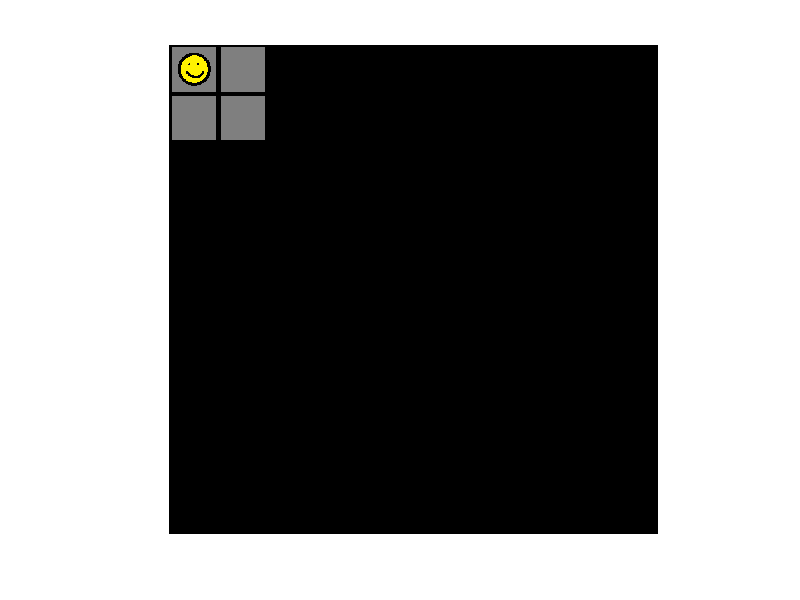

Write the MATLAB code that produced this figure. (Note: this script raises an error after producing the figure.)
GameMaster = 1;
while GameMaster == 1;
close all;
clear all;
load Adventure   % Loads the board (World - 10x10 cell array) along with a number of different image, shown below.
warning('off','all'); % turns off all warning messages
% Definitions

SOUND = 0;

% Type definitions
PLAYERT = 1;
DOORT = 2;
SUPERMONSTERT = 3;
MONSTERT = 4;
HEALTHBOOSTT = 5;
SWORDT = 6;
SHIELDT = 7;
BOOTT = 8;

IMG = {Player, Door, Monster, Monster, Health, Sword, Shield, Boots};
% Column Definitions

TYPE = 1;
X_COL = 2;
Y_COL = 3;
ATTACK_COL = 4;
ATTACK_BOOST_COL = 5;
DEFENSE_COL = 6;
DEFENSE_BOOST_COL = 7;
HEALTH_COL = 8;
SPEED_COL = 9;
SPEED_BOOST_COL = 10;

% Init
EL = zeros(33,10); %Preallocating space for the Entity List
EL(1,:) = [1 1 1 10 0 10 0 10 10 0]; %Begin player spawn (10 attack, health, Speed, Defense is default Placeholder)
rng('shuffle'); %Seeds the random function based on current time
EL(2,:) = [2 randi([7 8]) randi([7 8]) 0 0 0 0 100000 0 0]; %Randomly spawns door location
EL(3,:) = [3 EL(2,X_COL)-1 EL(2,Y_COL)-1 EL(1,4) 0 EL(1,6) 0 EL(1,8) EL(1,9) 0]; %Randomly spawns monster location within a 3 coordinate radius of the door. Also indexes into the players health, speed and defense stats to create a metroid-esque evil player (see Ryan for more details) 
for r = 4:1:33
    for c = 1:1:10
        rng('shuffle'); %randomly seeds entity generation based on current time
        if c == 1
            EL(r,c) = randi([4 8]); %Assigns random entity values
            if EL(r,c) == MONSTERT
                EL(r,MONSTERT) = randi([5 10]);
                EL(r,8) = randi([5 10]);
                EL(r,DEFENSE_COL) = randi([5 10]);
                EL(r,SPEED_COL) = randi([5 10]);
            elseif EL(r,c) == HEALTHBOOSTT
                EL(r,8) = randi([5 10]);
            elseif EL(r,c) == SWORDT
                EL(r,ATTACK_BOOST_COL) = randi([5 10]);
            elseif EL(r,c) == SHIELDT
                EL(r,DEFENSE_BOOST_COL) = randi([5 10]);
            elseif EL(r,c) == BOOTT
                EL(r,SPEED_BOOST_COL) = randi([5 10]);
            end
        elseif c == 2
            EL(r,c) = randi([2 10]);
        elseif c == 3
            EL(r,c) = randi([1 10]);
        end
        
    end
end
if SOUND == 1
    [y Fs] = audioread('Theme.mp3'); % Reads file � must be in current directory
    Theme = audioplayer(.3*y,Fs);  
    % Saves as song using sampling rate, Fs
    [y Fs] = audioread('Sword.mp3');
    Sword = audioplayer(.1*y,Fs);
    [y Fs] = audioread('Shield.wav');
    Shield = audioplayer(.1*y,Fs);
    [y Fs] = audioread('Health.wav');
    Health = audioplayer(.5*y,Fs);
end
%The use of shuffled x y coordinates leads to some repitition in entity
%location. This is resolved by the random generation. While an entity will
%oscillate between two x y coordinates in each new instance of a game, it
%has an 80% chance of being a different type of entity (i.e. a health
%potion at coordinate (3,4) may be a monster the next match, or something
%else at coordinate (4,3).
World{EL(1,X_COL),EL(1,Y_COL)} = Player; %indexes into World location for player based on x y coordinates given in the Entity List. Assigns Cell values to the values in the Player image (Test)
for r = 4:1:33
        while World{EL(r,2), EL(r,3)} ~= Blank %Checks to make sure the initial spawn point is blank, and creates new spawn point if it isn't
            EL(r,X_COL) = randi([2 10]);
            EL(r,Y_COL) = randi([1 10]);
        end
        World{EL(r,X_COL), EL(r,Y_COL)} = IMG{EL(r,TYPE)}; %Checks entity location on entity list, then indexes into the image master matrix for the entities image
end
World{EL(2,X_COL), EL(2,Y_COL)} = Door;

% Start Play
Health = 1;
Game = 1;
if SOUND == 1
    play(Theme)   % Plays the song
end
while Game == 1 && Health == 1
   clc;
   disp 'Health: ';disp(EL(PLAYERT,HEALTH_COL));disp ' Attack: ';disp(EL(PLAYERT,ATTACK_COL));disp ' Defense: ';disp(EL(PLAYERT,DEFENSE_COL));disp ' Speed: ';disp(EL(PLAYERT,SPEED_COL));
   if EL(PLAYERT,HEALTH_COL) == 0
       Game = 0;
   elseif (EL(PLAYERT,X_COL) == EL(DOORT,X_COL)) && (EL(PLAYERT,Y_COL) == EL(DOORT,Y_COL)) && EL(SUPERMONSTERT,HEALTH_COL) == 0
       Game = 0;
   end
   World{EL(1,X_COL),EL(1,Y_COL)} = Player; %indexes into World location for player based on x y coordinates given in the Entity List. Assigns Cell values to the values in the Player image (Test)
playerx = EL(1, X_COL);
playery = EL(1, Y_COL);
for x = 1:10
    for y = 1:10
        if (x > playerx + 1 || x < playerx - 1 || y > playery + 1 || y < playery -1)
            World{x,y} = Blank-255;
        else
            matchingEntries = EL(:,X_COL) == x & EL(:,Y_COL) == y;
            if sum(matchingEntries) == 0
                World{x,y} = Blank;
            else
                entityInCell = find(matchingEntries == 1);
                etype = EL(entityInCell,TYPE);
                World{x,y} = IMG{etype};
            end
        end
    end
end
imshow([World{1,:};World{2,:};World{3,:};World{4,:};World{5,:};World{6,:};World{7,:};World{8,:};World{9,:};World{10,:}]); %displays updated board with Player entity displayed in assigned location
    

for r = 1:1:size(EL)
    for row = 2:1:size(EL)
        if EL(PLAYERT,X_COL) == EL(row,X_COL) && EL(PLAYERT,Y_COL) == EL(row,Y_COL)
            %Insert Combat Block Here
            while EL(row,TYPE) == MONSTERT || EL(row,TYPE) == SUPERMONSTERT
                choice = menu('You have stumbled upon a monster! What do you do?','Attack','Defend','Run');
                clc;
                chance = randi([1 10]);
                if choice == 1 && chance > 4 %60 percent chance of dealing a good hit
                    damagedealt = floor((EL(PLAYERT,ATTACK_COL)/randi([1 10])));
                    EL(row,HEALTH_COL) = EL(row,HEALTH_COL) - damagedealt;
                    fprintf('You landed a great hit against the monster and did %0.2f damage! Monster health: %0.2f\n',damagedealt,EL(row,HEALTH_COL));
                elseif choice == 1 && chance < 4 %20 percent chance of a glancing shot
                    damagedealt = floor((EL(PLAYERT,ATTACK_COL)/chance));
                    EL(row,HEALTH_COL) = EL(row,HEALTH_COL) - damagedealt;
                    fprintf('You stumbled as you swung and did %0.2f damage! Monster health: %0.2f\n',damagedealt,EL(row,HEALTH_COL));
                elseif choice == 1 && chance < 2 %20 percent chance of missing entirely
                    damagedealt = 0;
                    fprintf('What an amatuer! You missed and did %0.2f damage! Monster health: %0.2f\n',damagedealt,EL(row,HEALTH_COL));
                elseif choice == 2 && chance > 4
                    damagetaken = floor((EL(PLAYERT,DEFENSE_COL)/randi([1 10])));
                    EL(row,DEFENSE_COL) = EL(row,DEFENSE_COL) - damagetaken;
                    fprintf('You planted your shield firmly and protected yourself against a brutal blow! Your shield lost %0.2f durability\n',damagedealt,EL(row,DEFENSE_COL));
                elseif choice == 2 && chance < 4
                    damagetaken = floor((EL(PLAYERT,DEFENSE_COL)/chance));
                    EL(row,DEFENSE_COL) = EL(row,DEFENSE_COL) - damagetaken;
                    fprintf('You raise your shield but just barely block the blow. You get the wind knocked out of you and you lose %0.2f Defense.\n',damagetaken);
               elseif choice == 2 && chance < 2
                    damagetaken = floor(EL(PLAYERT,DEFENSE_COL)/chance);
                    EL(row,DEFENSE_COL) = EL(row,DEFENSE_COL) - damagetaken;
                    EL(row,Health_COL) = EL(row,HEALTH_COL)- .75*damagetaken;
                    fprintf('You planted your shield but failed to cover your left shoulder. Your left shoulder is now gone, as is your shield. Defense lost: %0.2f. Health lost: %0.2f\n',damagetaken,.5*damagetaken);
               elseif choice == 3 || EL(PLAYERT,SPEED_COL) > 0
                   EL(PLAYERT,SPEED_COL) = EL(PLAYERT,SPEED_COL) - 10;
                   EL(PLAYERT,X_COL) = EL(PLAYERT,X_COL)+1;
                   if EL(PLAYERT,SPEED_COL) < 0
                      EL(PLAYERT,HEALTH_COL) = EL(PLAYERT,HEALTH_COL) - 2;
                   end
                   break;
                end
               monsterc = randi([0 10]);
               if monsterc > 4 && choice ~= 2 && choice ~= 3
                   damagedealt = (randi([1 10])/10)*EL(row,ATTACK_COL);
                   EL(PLAYERT,DEFENSE_COL) = EL(PLAYERT,DEFENSE_COL) - damagedealt;
                   fprintf('Monster grabs your shield at your shield and removes %i defense\n',damagedealt);
                   if EL(PLAYERT,DEFENSE_COL) == 0
                   EL(PLAYERT,HEALTH_COL) = EL(PLAYERT,HEALTH_COL) - damagedealt;
                   fprintf('The monster grabs your battered shield and stabs over it. He decreases your health by %i\n',damagedealt);
                   end
               elseif monsterc < 4 && choice ~= 2 && choice ~=3
                   damagedealt = (randi([1 10])/10)*EL(row,ATTACK_COL);
                   EL(PLAYERT,HEALTH_COL) = EL(PLAYERT,HEALTH_COL) - damagedealt;
                   fprintf('He stabs at your face and deals %i damage. Why do you heroes never wear helmets?\n',damagedealt);
               elseif monsterc < 2 && choice ~= 2 && choice ~= 3
                   damagedealt = (randi([1 6])/10)*EL(row,ATTACK_COL);
                   EL(PLAYERT,HEALTH_COL) = EL(PLAYERT,HEALTH_COL) - damagedealt;
                   fprintf('The monster decides to use a bow on you. You take an arrow to the knee and lose %i health.\n',damagedealt);
               end
               monsterc = randi([0 100]);
               if monsterc < 5 && choice ~=2 && choice ~= 3
                   EL(row,ATTACK_COL) = EL(row,ATTACK_COL)-EL(row,ATTACK_COL);
                   fprintf('The monster is so awed by your sick moves he is ashamed of himself and commits sudoku. Congrats. Jerk.\n')
               end
               if EL(PLAYERT,HEALTH_COL) <= 0 || EL(row,HEALTH_COL) <= 0
                   Health = 0;
                   break;
               end
               disp 'Health: ';disp(EL(PLAYERT,HEALTH_COL));disp ' Attack: ';disp(EL(PLAYERT,ATTACK_COL));disp ' Defense: ';disp(EL(PLAYERT,DEFENSE_COL));disp ' Speed: ';disp(EL(PLAYERT,SPEED_COL));
            end
            if EL(row,TYPE) == 5
                if SOUND == 1
                    play(Health)
                end
                PreviousHealth = EL(PLAYERT, HEALTH_COL);
                EL(PLAYERT, HEALTH_COL) = EL(PLAYERT, HEALTH_COL) + EL(row,HEALTH_COL); %Checks pickup type for Health, adds the random health value to the player health column (keeps it less than 20)
                if EL(PLAYERT, HEALTH_COL) > 20
                    EL(PLAYERT, HEALTH_COL) = 20;
                end
                fprintf('Health Vat added %i health!',EL(PLAYERT,HEALTH_COL) - PreviousHealth)
            elseif EL(row,TYPE) == 6
                PreviousAttack = EL(PLAYERT,ATTACK_BOOST_COL);
                if SOUND == 1
                    play(Sword)
                end
                EL(PLAYERT, ATTACK_BOOST_COL) = EL(PLAYERT, ATTACK_BOOST_COL) + EL(row,ATTACK_BOOST_COL); %Checks pickup type for sword, adds the random value to the player attack boost column, which is then added to the attack (keeps it less than 20)
                EL(PLAYERT, ATTACK_COL) = EL(PLAYERT, ATTACK_COL) + (EL(PLAYERT,ATTACK_BOOST_COL)-PreviousAttack);
                if EL(PLAYERT, ATTACK_COL) > 20
                    EL(PLAYERT, ATTACK_COL) = 20;
                end
                fprintf('Sword added %i attack!',EL(PLAYERT,ATTACK_BOOST_COL) - PreviousAttack)
            elseif EL(row,TYPE) == 7
                PreviousDefense = EL(PLAYERT, DEFENSE_BOOST_COL);
                if SOUND == 1
                    play(Shield)
                end
                EL(PLAYERT, DEFENSE_BOOST_COL) = EL(PLAYERT, DEFENSE_BOOST_COL) + EL(row,DEFENSE_BOOST_COL); %Checks pickup type for shield, adds the random value to the player defense boost column, which is then added to the player defense (keeps it less than 20)
                EL(PLAYERT, DEFENSE_COL) = EL(PLAYERT, DEFENSE_COL) + (EL(PLAYERT,DEFENSE_BOOST_COL)-PreviousDefense);
                if EL(PLAYERT, DEFENSE_COL) > 20
                    EL(PLAYERT, DEFENSE_COL) = 20;
                end
                fprintf('Shield added %i defense!',EL(PLAYERT,DEFENSE_BOOST_COL) - PreviousDefense)
            elseif EL(row,TYPE) == 8
                PreviousSpeed = EL(PLAYERT, SPEED_BOOST_COL);
                EL(PLAYERT, SPEED_BOOST_COL) = EL(PLAYERT, SPEED_BOOST_COL) + EL(row,SPEED_BOOST_COL); %Checks pickup type for boots, adds the random value to the player speed boost column column, which is then added to the player speed column (keeps it less than 20)
                if EL(PLAYERT, SPEED_COL) > 20
                    EL(PLAYERT, SPEED_COL) = 20;
                end
                fprintf('You picked up %i speed boost to use in battle!',EL(PLAYERT,SPEED_BOOST_COL) - PreviousSpeed)
            end
            World{EL(row,X_COL), EL(row,Y_COL)} = Blank;
            World{EL(row,X_COL), EL(row,Y_COL)} = IMG{PLAYERT};
            EL(row, X_COL) = 11;
            EL(row,Y_COL) = 11;
        end
    end
end
% Movement
player = EL(1,:);
MOBVIEWDISTANCE = 4;
for i = 1:length(EL)
    entity = EL(i,:);
   if entity(TYPE) == PLAYERT
       %Player movement
       VALID = 0;
       dx = 0;
       dy = 0;
       while VALID == 0
           h = figure(1);
           waitforbuttonpress;
           k = get(h,'CurrentKey');
           switch (k)
               case 'downarrow'
                   dx = 1;
                   VALID = 1;
               case 'uparrow'
                   dx = -1;
                   VALID = 1;
               case 'leftarrow'
                   dy = -1;
                   VALID = 1;
               case 'rightarrow'
                   dy = 1;
                   VALID = 1;
           end
           if VALID == 1
               px = dx + player(X_COL);
               py = dx + player(Y_COL);
               if px > 10 || px < 1 || py > 10 || py < 1
                   VALID = 0;
               end
           end
       end
       EL(i,X_COL) = EL(i,X_COL) + dx;
       EL(i,Y_COL) = EL(i,Y_COL) + dy;
   elseif entity(TYPE) == MONSTERT
       %Lets see if a player is around
       ex = entity(X_COL);
       ey = entity(Y_COL);
       px = player(X_COL);
       py = player(Y_COL);
       
       availableLocations = [1 0 0; 0 1 0; -1 0 0; 0 -1 0; 0 0 Inf]; % x y weight
       %lower is better
       %we want to avoid going nowhere unless we have nowhere to go or we
       %agro to right there
       
       if 1 || ((ex - px)^2 + (ey - py)^2 < 16)
           % need to use distance to weight
           for j = 1:5
               availableLocations(j,3) = ((ex+availableLocations (j,1))-px) ^ 2 + ((ey + availableLocations(j,2))-px)^2;
           end
       end
       appropriateLocations = zeros([5 3]);
       max = 0;
       for j = 1:5
           newx = availableLocations(j,1) + ex;
           newy = availableLocations(j,2) + ey;
           if newx > 10 || newx < 1 || newy > 10 || newy < 1
               continue;
           end
           collisions = (EL(X_COL)==newx & EL(Y_COL) == newy & (EL(TYPE) == MONSTERT || EL(TYPE) == DOORT || EL(TYPE) == SUPERMONSTERT));
           collisions(i) = 0; %don't care if colides with self
           if sum(collisions) == 0 %no collisions with monsters, doors, or supermosters
               max = max + 1;
               appropriateLocations(max,:) = availableLocations(j,:);
           end
       end
       if max ~= 0

           weights = appropriateLocations(1:max,3);
           bestWeight = min(weights);
           bestWeightPositions = find(appropriateLocations(:,3) == bestWeight);
           bestLocations = appropriateLocations(bestWeightPositions, :);

           entries = length(bestWeightPositions);
       else
           entries = 0;
       end
       movementChoice = [0 0];
       if entries == 0
           continue;
       elseif entries == 1
           movementChoice = bestLocations(1,[1 2]); %extract xy
       else
           movementChoice = bestLocations(randi(entries),[1 2]); %extract random entry from appropriateLocations xy
       end
       EL(i,X_COL) = ex + movementChoice(1);
       EL(i,Y_COL) = ey + movementChoice(2);
   end
end
end
if SOUND == 1
    stop(Theme) % Stops the song
end
if Health == 0
  close all;
  GameMaster = menu('You have died a warriors death. Would you like to play again?','Yes','No');
else
  close all;
  GameMaster = menu('Congratulations! You won the game! Would you like to play again?','Yes','No');  
end
end
clear all;
clc;
% Combat Start

% Combat End

% End Play
